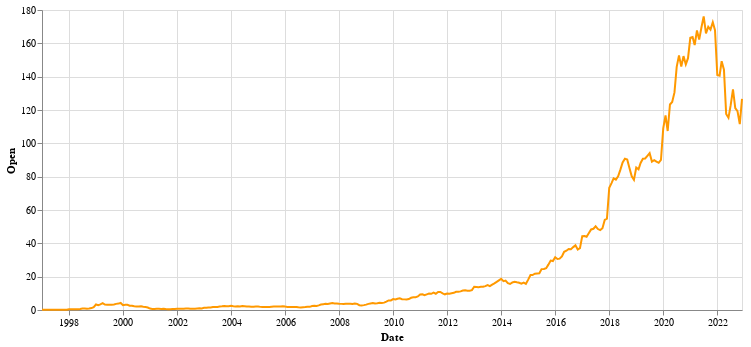

The code cell stored with this chart in its notebook:
### Markdown cell above
#### Plots

### Code cell
alt.Chart(amazon_monthly_open.reset_index()).mark_line().encode(
    alt.X('Date:T'),
    alt.Y('Open:Q', type='quantitative'),
    color=alt.value("#FF9900"),
    tooltip=["Date:T",'Open']
).properties(
    width=700,
)

### Figure 1 — Vega-Lite specification as saved in the notebook (floating-point values rounded to 4 significant figures; data arrays with more than 128 entries replaced by an {"elided": "..."} marker saying what was removed)
{"config": {"view": {"continuousWidth": 400, "continuousHeight": 300}}, "data": {"name": "data-cffe7ad96d5b2f23bb0a81d742ed7f87"}, "mark": "line", "encoding": {"color": {"value": "#FF9900"}, "tooltip": [{"field": "Date", "type": "temporal"}, {"field": "Open", "type": "quantitative"}], "x": {"field": "Date", "type": "temporal"}, "y": {"field": "Open", "type": "quantitative"}}, "width": 700, "$schema": "https://vega.github.io/schema/vega-lite/v4.17.0.json", "datasets": {"data-cffe7ad96d5b2f23bb0a81d742ed7f87": {"elided": "312 records"}}}
